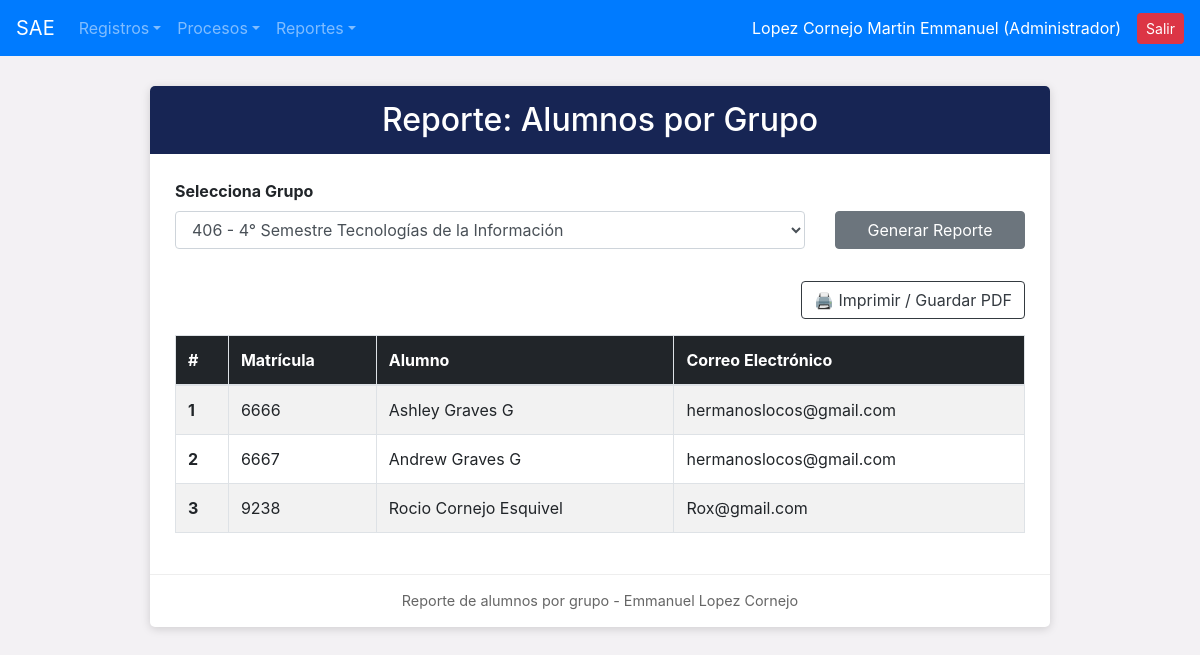
Page /reportes/rep_alumnos_grupo.php?idgrupo=1 (signed in) on the committed database.
### tables this page shows
CREATE TABLE `alumnos` (
  `idalumn` int(11) NOT NULL,
  `matricula_al` varchar(50) NOT NULL,
  `nombre_al` varchar(100) NOT NULL,
  `apaterno_al` varchar(100) NOT NULL,
  `amaterno_al` varchar(100) NOT NULL,
  `mail_al` varchar(150) NOT NULL,
  `estatus_al` varchar(10) DEFAULT 'ALTA'
);

### reportes/rep_alumnos_grupo.php (the view, shortened to what this page needs)
<?php
include_once("../conexion.php");
include_once("../navegacion/nav.php");
$idgrupo = intval($_GET['idgrupo'] ?? 0);
$grupos = $conexion->query("SELECT idgrupo, clave_grupo, nombre_grupo FROM grupos WHERE estatus_grupo = 'ALTA'");
$alumnos = null;
if ($idgrupo > 0) {
    $sql = "SELECT a.idalumn, a.matricula_al, CONCAT(a.nombre_al, ' ', a.apaterno_al, ' ', a.amaterno_al) AS alumno, a.mail_al
            FROM grupo_alumnos ga
            INNER JOIN alumnos a ON ga.idalumn = a.idalumn
            WHERE ga.idgrupo = $idgrupo AND a.estatus_al = 'ALTA'";
    $alumnos = $conexion->query($sql);
}
?>
<!DOCTYPE html>
<html lang="es">
<head>
</head>
<body>
<div class="container">
    <div class="formulario">
        <div class="titulo">
            <h2 class="m-0">Reporte: Alumnos por Grupo</h2>
        </div>
        <div class="contenido">
            <form method="GET" action="rep_alumnos_grupo.php" class="row align-items-end mb-4 no-print">
                <div class="col-md-9 mb-2">
                    <label class="font-weight-bold">Selecciona Grupo</label>
                    <select name="idgrupo" class="form-control" required>
                        <?php if ($grupos): ?>
                            <?php while ($g = $grupos->fetch_assoc()): ?>
                                <option value="<?php echo $g['idgrupo']; ?>" <?php echo ($idgrupo == $g['idgrupo']) ? 'selected' : ''; ?>>
                                    <?php echo htmlspecialchars($g['clave_grupo'] . ' - ' . $g['nombre_grupo']); ?>
                                </option>
                            <?php endwhile; ?>
                        <?php endif; ?>
                    </select>
                </div>
                <div class="col-md-3 mb-2">
                    <button type="submit" class="btn btn-secondary w-100">Generar Reporte</button>
                </div>
            </form>
            <?php if ($idgrupo > 0): ?>
                <div class="d-flex justify-content-end mb-3 no-print">
                    <button onclick="window.print();" class="btn btn-outline-dark">🖨️ Imprimir / Guardar PDF</button>
                </div>
                <div class="table-responsive">
                    <table class="table table-bordered table-striped">
                        <thead style="background-color: #212529; color: white;">
                            <tr>
                                <th>#</th>
                                <th>Matrícula</th>
                                <th>Alumno</th>
                                <th>Correo Electrónico</th>
                            </tr>
                        </thead>
                        <tbody>
                            <?php if ($alumnos && $alumnos->num_rows > 0): ?>
                                <?php $i = 1; ?>
                                <?php while ($row = $alumnos->fetch_assoc()): ?>
                                    <tr>
                                        <td><b><?php echo $i++; ?></b></td>
                                        <td><?php echo htmlspecialchars($row['matricula_al']); ?></td>
                                        <td><?php echo htmlspecialchars($row['alumno']); ?></td>
                                        <td><?php echo htmlspecialchars($row['mail_al']); ?></td>
                                    </tr>
                                <?php endwhile; ?>
                            <?php else: ?>
                                <tr><td colspan="4" class="text-center py-3 text-muted">No hay alumnos inscritos en este grupo.</td></tr>
                            <?php endif; ?>
                        </tbody>
                    </table>
                </div>
            <?php endif; ?>
        </div>
        <div class="pie">Reporte de alumnos por grupo - Emmanuel Lopez Cornejo</div>
    </div>
</div>
</body>
</html>

### reportes/rep_alumnos_grupo.php (style rules this page uses)
body { background-color: #f3f1f4; }
.formulario { background-color: white; max-width: 900px; margin: 30px auto; border-radius: 5px; box-shadow: 0 2px 10px rgba(0, 0, 0, 0.15); overflow: hidden; }
.titulo { background-color: #172554; color: white; padding: 15px; text-align: center; }
.contenido { padding: 25px; }
.pie { text-align: center; padding: 15px; color: #666; font-size: 0.9rem; border-top: 1px solid #eee; }

### rows in the picture
alumnos: matricula_al "6666", alumno "Ashley Graves G", mail_al "hermanoslocos@gmail.com"
alumnos: matricula_al "6667", alumno "Andrew Graves G", mail_al "hermanoslocos@gmail.com"
alumnos: matricula_al "9238", alumno "Rocio Cornejo Esquivel", mail_al "Rox@gmail.com"

### other values in the picture
$_SESSION['nombre_usuario'] "Lopez Cornejo Martin Emmanuel"
$_SESSION['nombre_puesto'] "Administrador"
form field idgrupo "406 - 4° Semestre Tecnologías de la Información"
